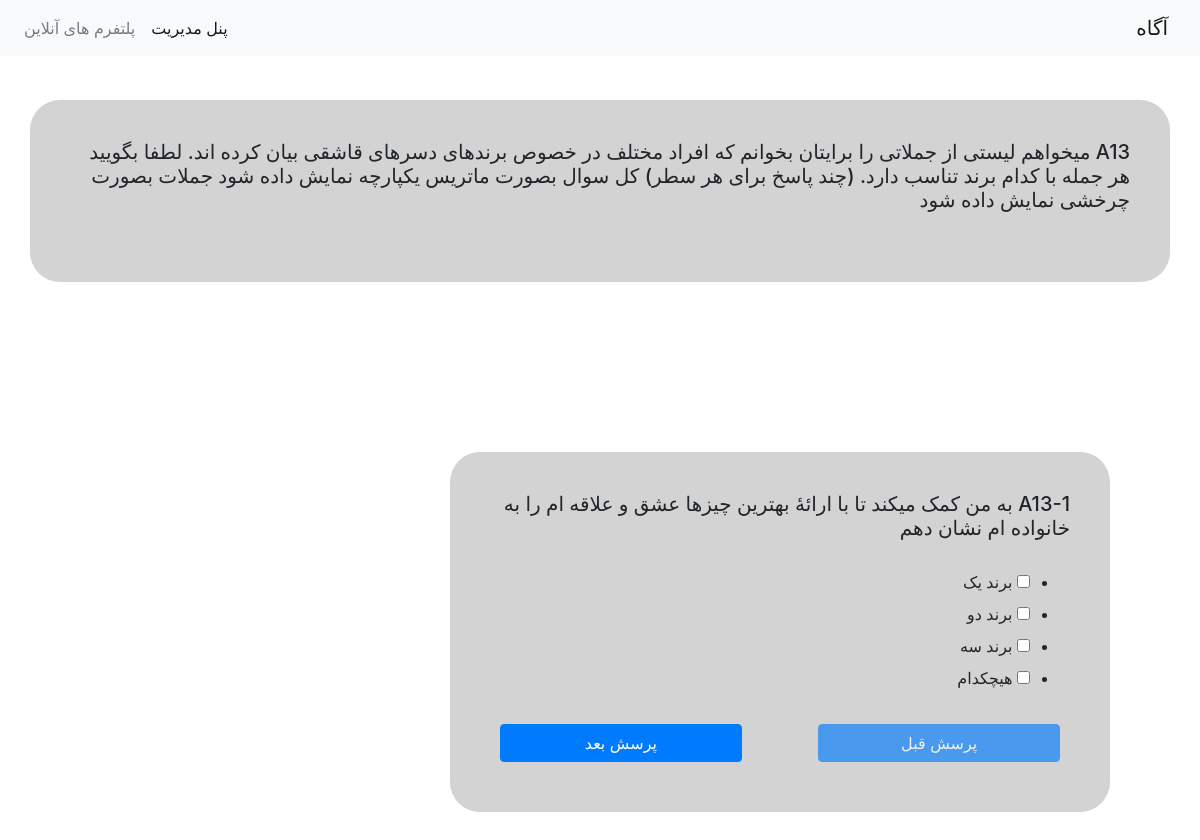
Screenshot of /agah/sentence/ (signed in) with the database file from the repository.
### Agah/models.py (models this page shows, shortened)
class Question(models.Model):
    class Meta:
        verbose_name = 'پرسش'
        verbose_name_plural = 'پرسش'
        ordering = ['pk']
    survey = models.ForeignKey(verbose_name='پرسشنامه', to=Survey, on_delete=models.PROTECT, related_name='questions')
    code = models.CharField(verbose_name='شماره سوال', max_length=20)
    next_question = models.OneToOneField(verbose_name='سوال بعدی', to='Question', on_delete=models.PROTECT, null=True,
                                         blank=True, related_name='next', default=None)
    previous_question = models.OneToOneField(verbose_name='سوال قبلی', to='Question', on_delete=models.PROTECT,
                                             null=True,
                                             blank=True, related_name='previous')
    title = models.TextField(verbose_name='عنوان')
    question_choices = (('IntegerField', 'عدد'),
                        ('CharField', 'متن'),
                        ('ChoiceField', 'کرکره ی'),
                        ('RadioSelect', 'تک انتخاب'),
                        ('MultipleChoiceField', 'چند انتخاب'),)
    type = models.CharField(max_length=50, choices=question_choices, blank=True)

### Agah/views.py (the view, shortened to what this page needs)
# urls.py: path('sentence/', views.Sentence, name='sentence'),
@csrf_protect
def Sentence(request):
    answersheet = request.session.get('answersheet')
    try:
        answersheet = get_object_or_404(AnswerSheet, pk=answersheet)
    except:
        survey = get_object_or_404(Survey, title='پلتفرم‌های آنلاین')
        messages.warning(request=request, message='شما پرسشنامه فعال ندارید')
        return redirect(reverse('agah:survey', args=[survey.pk]))
    A13 = get_object_or_404(Question, code='A13')
    A13_1 = get_object_or_404(Question, code='A13-1')
    A13_2 = get_object_or_404(Question, code='A13-2')
    A13_3 = get_object_or_404(Question, code='A13-3')
    A13_4 = get_object_or_404(Question, code='A13-4')
    A13_5 = get_object_or_404(Question, code='A13-5')
    A13_6 = get_object_or_404(Question, code='A13-6')
    A13_7 = get_object_or_404(Question, code='A13-7')
    try:
        A6 = get_object_or_404(Question, code='A6')
    except:
        return redirect(reverse('agah:brand'))
    answers_to_A6 = answersheet.answers.filter(question=A6)
    form = Sentence_from(request.GET, instance={'answers_to_A6': answers_to_A6})
    if request.method == 'GET':
        context = {'A13': A13, 'A13_1': A13_1, 'A13_2': A13_2, 'A13_3': A13_3, 'A13_4': A13_4, 'A13_5': A13_5,
                   'A13_6': A13_6, 'A13_7': A13_7, 'form': form}
        return render(request, '../templates/Sentence.html', context=context)

### templates/Sentence.html (shortened to what this page needs)
{% extends 'Base.html' %}
{% block header %}
    <div class="question">
        <h5>
            {{ A13.title }}
        </h5>
    </div>
{% endblock %}
{% block content %}
    <form method="post">
        <div class="question 1 ">
            <h5>
                {{ A13_1.title }}
            </h5>
            <div id="option">
                {{ form.A13_1 }}
                <div class="clearfix">
                    <button type="button" step="1" name="{{ A13_1.code }}" disabled value="previous"
                            class="float-right btn btn-primary">
                        پرسش قبل
                    </button>
                    <button type="button" step="1" name="{{ A13_1.code }}" value="next"
                            class="float-left btn btn-primary">پرسش
                        بعد
                    </button>
                </div>
            </div>
        </div>
    </form>
{% endblock %}

### templates/Sentence.html (style rules this page uses)
button { margin: 10px; }

### templates/Base.html (style rules this page uses)
body { text-align: right; }
.question { background-color: lightgray; padding: 40px; margin: 50px 0px; border-radius: 30px; }
h5 { margin-bottom: 30px; }

### rows the page displays
Question: title "میخواهم لیستی از جملاتی را برایتان بخوانم که افراد مختلف در خصوص برندهای دسرهای قاشقی بیان کرده اند. لطفا بگویید هر جمله با کدام برند تناسب دارد. (چند پاسخ برای هر سطر) کل سوال بصورت ماتریس یکپارچه نمایش داده شود جملات بصورت چرخشی نمایش داده شود"
Question: title "به من کمک میکند تا با ارائۀ بهترین چیزها عشق و علاقه ام را به خانواده ام نشان دهم"
